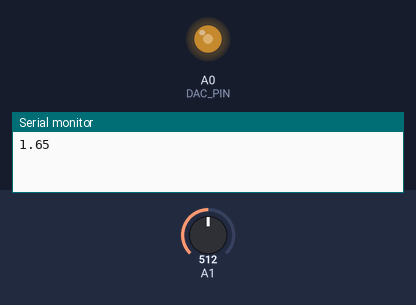
Bench run of a sketch on a simulated Arduino Zero (SAMD21). Parts: output pins drawn as LEDs (lit = HIGH), the last lines printed to the serial monitor. The test bench sets the inputs (shaded band); at power-on: A1 = 512 (analog values on the 0–1023 scale).

Above: at 0.05 s.
At 3.45 s:
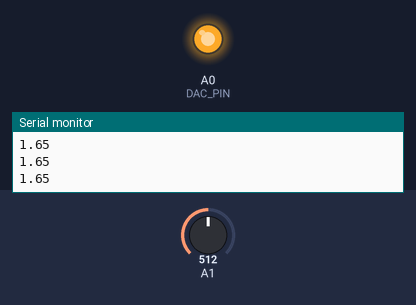
At 6.85 s:
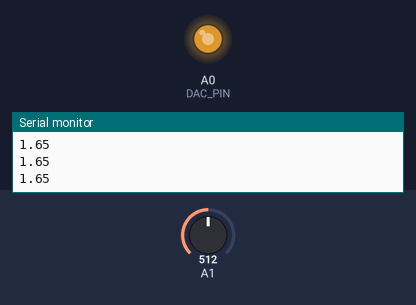
At 14.45 s:
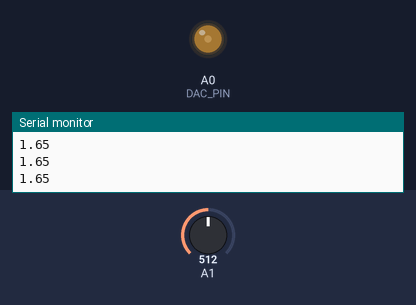
Timing chart, 0 to 20.5 s (numbered marks = the images above):
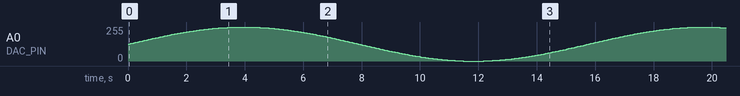

The sketch:

xiaosamd-sin-on-dac.ino
```cpp
#define DAC_PIN A0 // Make code a bit more legible
float x = 0; // Value to take the sin of
float increment = 0.02;  // Value to increment x by each time
int frequency = 440; // Frequency of sine wave

void setup()
{
  analogWriteResolution(10); // Set analog out resolution to max, 10-bits
  analogReadResolution(12); // Set analog input resolution to max, 12-bits

  Serial.begin(9600);
}

void loop()
{
  // Generate a voltage value between 0 and 1023.
  // Let's scale a sin wave between those values:
  // Offset by 511.5, then multiply sin by 511.5.
  int dacVoltage = (int)(511.5 + 511.5 * sin(x));
  x += increment; // Increase value of x

  // Generate a voltage between 0 and 3.3V.
  // 0= 0V, 1023=3.3V, 512=1.65V, etc.
  analogWrite(DAC_PIN, dacVoltage);

  // Now read A1 (connected to A0), and convert that
  // 12-bit ADC value to a voltage between 0 and 3.3.
  float voltage = analogRead(A1) * 3.3 / 4096.0;
  Serial.println(voltage); // Print the voltage.
  delay(50); // Delay 1ms
}
```
